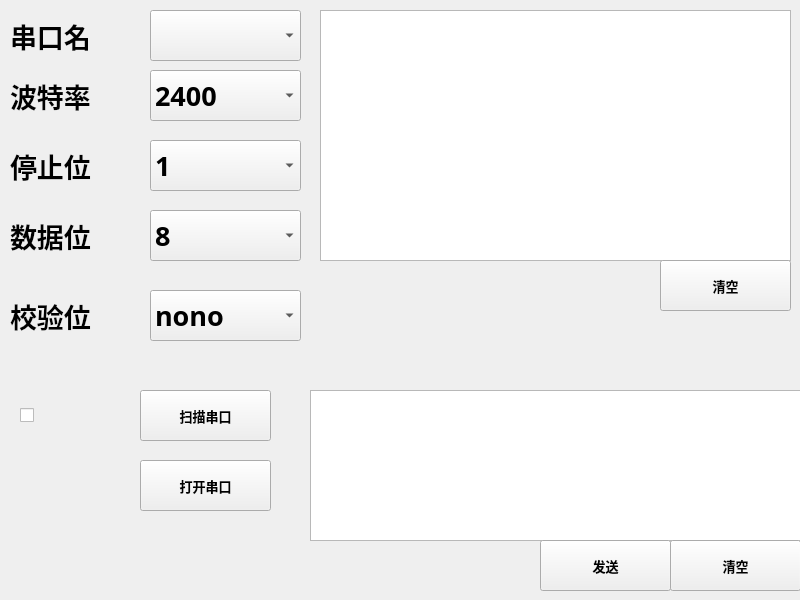
<?xml version="1.0" encoding="UTF-8"?>
<ui version="4.0">
 <class>MainWindow</class>
 <widget class="QMainWindow" name="MainWindow">
  <property name="geometry">
   <rect>
    <x>0</x>
    <y>0</y>
    <width>800</width>
    <height>600</height>
   </rect>
  </property>
  <property name="font">
   <font>
    <family>宋体</family>
    <pointsize>20</pointsize>
    <weight>75</weight>
    <bold>true</bold>
   </font>
  </property>
  <property name="windowTitle">
   <string>MainWindow</string>
  </property>
  <widget class="QWidget" name="centralwidget">
   <widget class="QLabel" name="label">
    <property name="geometry">
     <rect>
      <x>10</x>
      <y>10</y>
      <width>121</width>
      <height>51</height>
     </rect>
    </property>
    <property name="font">
     <font>
      <family>宋体</family>
      <pointsize>20</pointsize>
      <weight>75</weight>
      <bold>true</bold>
     </font>
    </property>
    <property name="text">
     <string>串口名</string>
    </property>
   </widget>
   <widget class="QComboBox" name="comboBox">
    <property name="geometry">
     <rect>
      <x>150</x>
      <y>10</y>
      <width>151</width>
      <height>51</height>
     </rect>
    </property>
   </widget>
   <widget class="QLabel" name="label_2">
    <property name="geometry">
     <rect>
      <x>10</x>
      <y>70</y>
      <width>121</width>
      <height>51</height>
     </rect>
    </property>
    <property name="font">
     <font>
      <family>宋体</family>
      <pointsize>20</pointsize>
      <weight>75</weight>
      <bold>true</bold>
     </font>
    </property>
    <property name="text">
     <string>波特率</string>
    </property>
   </widget>
   <widget class="QComboBox" name="comboBox_2">
    <property name="geometry">
     <rect>
      <x>150</x>
      <y>70</y>
      <width>151</width>
      <height>51</height>
     </rect>
    </property>
    <item>
     <property name="text">
      <string>2400</string>
     </property>
    </item>
    <item>
     <property name="text">
      <string>4800</string>
     </property>
    </item>
    <item>
     <property name="text">
      <string>9600</string>
     </property>
    </item>
    <item>
     <property name="text">
      <string>14400</string>
     </property>
    </item>
    <item>
     <property name="text">
      <string>19200</string>
     </property>
    </item>
   </widget>
   <widget class="QLabel" name="label_3">
    <property name="geometry">
     <rect>
      <x>10</x>
      <y>140</y>
      <width>121</width>
      <height>51</height>
     </rect>
    </property>
    <property name="font">
     <font>
      <family>宋体</family>
      <pointsize>20</pointsize>
      <weight>75</weight>
      <bold>true</bold>
     </font>
    </property>
    <property name="text">
     <string>停止位</string>
    </property>
   </widget>
   <widget class="QComboBox" name="comboBox_3">
    <property name="geometry">
     <rect>
      <x>150</x>
      <y>140</y>
      <width>151</width>
      <height>51</height>
     </rect>
    </property>
    <item>
     <property name="text">
      <string>1</string>
     </property>
    </item>
    <item>
     <property name="text">
      <string>2</string>
     </property>
    </item>
    <item>
     <property name="text">
      <string>1.5</string>
     </property>
    </item>
   </widget>
   <widget class="QLabel" name="label_4">
    <property name="geometry">
     <rect>
      <x>10</x>
      <y>210</y>
      <width>121</width>
      <height>51</height>
     </rect>
    </property>
    <property name="font">
     <font>
      <family>宋体</family>
      <pointsize>20</pointsize>
      <weight>75</weight>
      <bold>true</bold>
     </font>
    </property>
    <property name="text">
     <string>数据位</string>
    </property>
   </widget>
   <widget class="QComboBox" name="comboBox_4">
    <property name="geometry">
     <rect>
      <x>150</x>
      <y>210</y>
      <width>151</width>
      <height>51</height>
     </rect>
    </property>
    <item>
     <property name="text">
      <string>8</string>
     </property>
    </item>
    <item>
     <property name="text">
      <string>7</string>
     </property>
    </item>
    <item>
     <property name="text">
      <string>6</string>
     </property>
    </item>
    <item>
     <property name="text">
      <string>5</string>
     </property>
    </item>
   </widget>
   <widget class="QLabel" name="label_5">
    <property name="geometry">
     <rect>
      <x>10</x>
      <y>290</y>
      <width>121</width>
      <height>51</height>
     </rect>
    </property>
    <property name="font">
     <font>
      <family>宋体</family>
      <pointsize>20</pointsize>
      <weight>75</weight>
      <bold>true</bold>
     </font>
    </property>
    <property name="text">
     <string>校验位</string>
    </property>
   </widget>
   <widget class="QComboBox" name="comboBox_5">
    <property name="geometry">
     <rect>
      <x>150</x>
      <y>290</y>
      <width>151</width>
      <height>51</height>
     </rect>
    </property>
    <item>
     <property name="text">
      <string>nono</string>
     </property>
    </item>
    <item>
     <property name="text">
      <string>even</string>
     </property>
    </item>
    <item>
     <property name="text">
      <string>odd</string>
     </property>
    </item>
   </widget>
   <widget class="QCheckBox" name="checkBox">
    <property name="geometry">
     <rect>
      <x>20</x>
      <y>380</y>
      <width>71</width>
      <height>71</height>
     </rect>
    </property>
    <property name="styleSheet">
     <string notr="true">QRadioButton::Indicator{
	width:30px; height:30px
}</string>
    </property>
    <property name="text">
     <string/>
    </property>
    <property name="iconSize">
     <size>
      <width>32</width>
      <height>32</height>
     </size>
    </property>
   </widget>
   <widget class="QPushButton" name="pushButton">
    <property name="geometry">
     <rect>
      <x>140</x>
      <y>390</y>
      <width>131</width>
      <height>51</height>
     </rect>
    </property>
    <property name="font">
     <font>
      <family>宋体</family>
      <pointsize>10</pointsize>
      <weight>75</weight>
      <bold>true</bold>
     </font>
    </property>
    <property name="text">
     <string>扫描串口</string>
    </property>
   </widget>
   <widget class="QPushButton" name="pushButton_2">
    <property name="geometry">
     <rect>
      <x>140</x>
      <y>460</y>
      <width>131</width>
      <height>51</height>
     </rect>
    </property>
    <property name="font">
     <font>
      <pointsize>10</pointsize>
     </font>
    </property>
    <property name="text">
     <string>打开串口</string>
    </property>
   </widget>
   <widget class="QTextEdit" name="textEdit">
    <property name="geometry">
     <rect>
      <x>310</x>
      <y>390</y>
      <width>491</width>
      <height>151</height>
     </rect>
    </property>
   </widget>
   <widget class="QPushButton" name="pushButton_3">
    <property name="geometry">
     <rect>
      <x>540</x>
      <y>540</y>
      <width>131</width>
      <height>51</height>
     </rect>
    </property>
    <property name="font">
     <font>
      <pointsize>10</pointsize>
     </font>
    </property>
    <property name="text">
     <string>发送</string>
    </property>
   </widget>
   <widget class="QPushButton" name="pushButton_4">
    <property name="geometry">
     <rect>
      <x>670</x>
      <y>540</y>
      <width>131</width>
      <height>51</height>
     </rect>
    </property>
    <property name="font">
     <font>
      <pointsize>10</pointsize>
     </font>
    </property>
    <property name="text">
     <string>清空</string>
    </property>
   </widget>
   <widget class="QTextBrowser" name="textBrowser">
    <property name="geometry">
     <rect>
      <x>320</x>
      <y>10</y>
      <width>471</width>
      <height>251</height>
     </rect>
    </property>
   </widget>
   <widget class="QPushButton" name="pushButton_5">
    <property name="geometry">
     <rect>
      <x>660</x>
      <y>260</y>
      <width>131</width>
      <height>51</height>
     </rect>
    </property>
    <property name="font">
     <font>
      <pointsize>10</pointsize>
     </font>
    </property>
    <property name="text">
     <string>清空</string>
    </property>
   </widget>
  </widget>
 </widget>
 <resources/>
 <connections/>
</ui>
